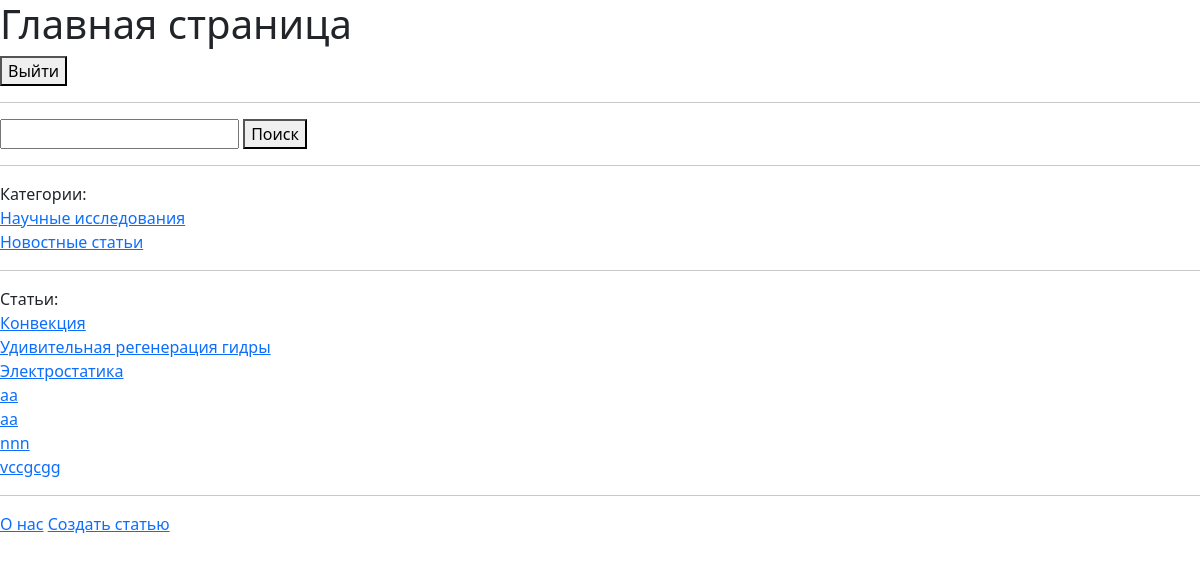
The app's page / (signed in) with its own data.
### articles/models.py (models this page shows, shortened)
class Category(models.Model):
    name = models.CharField(max_length=225)
    added_date = models.DateTimeField(auto_now_add=True)

class Article(models.Model):
    title = models.CharField(max_length=200)
    content = models.TextField()
    photo = models.ImageField(upload_to='articles', blank=True)
    category = models.ForeignKey(Category, on_delete=models.CASCADE)

### articles/views.py (the view)
# urls.py: path('',views.home),
def home(request):
    search_bar = forms.SearchForm()
    article_info = Article.objects.all()
    category_info = Category.objects.all()
    context = {"form": search_bar,  'article': article_info, 'category': category_info}
    return render(request, 'home.html', context)

### articles/forms.py
class SearchForm(forms.Form):
    search = forms.CharField(max_length=256)

### articles/templates/home.html (shortened to what this page needs)
{% load static %}
<!DOCTYPE html>
<html lang="ru">
<head>
    <link rel="stylesheet" href="https://cdn.jsdelivr.net/npm/bootstrap@5.3.2/dist/css/bootstrap.min.css">
    <link rel="stylesheet" href="{% static 'articles/css/home.css' %} ">
</head>
<body>
<h1>Главная страница</h1>
{% if user.is_authenticated %}
<form action="{% url 'logout' %}" method="post">
    <button type="submit">Выйти</button>
</form>
{% endif %}
<hr>
<form  action="search" method="POST">
    <input type="text" name="search_article">
    <button>Поиск</button>
</form>
<hr>
Категории:<br>
{% for i in category %}
<a href="/category/{{ i.id }}">{{ i.name }}</a><br>
{% endfor%}
<hr>
Статьи:<br>
{% for i in article %}
<a href="/article/{{ i.id }}">{{ i.title }}</a><br>
{% endfor %}
<hr>
<a href="/about">О нас</a>
<a href="/createarticles">Создать статью</a>
</body>
</html>

### articles/static/articles/css/home.css (style rules this page uses)
body { background: ; }

### records on screen
Category: name "Научные исследования"
Category: name "Новостные статьи"
Article: title "Конвекция"
Article: title "Удивительная регенерация гидры"
Article: title "Электростатика"
Article: title "аа"
Article: title "аа"
Article: title "nnn"
Article: title "vccgcgg"
